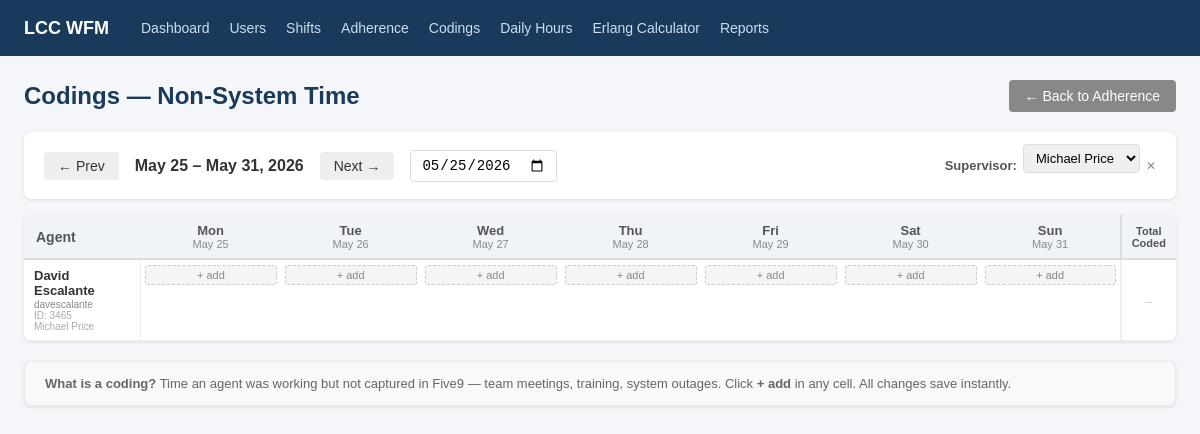
The app's page /adherence/codings/ (signed in), older data.
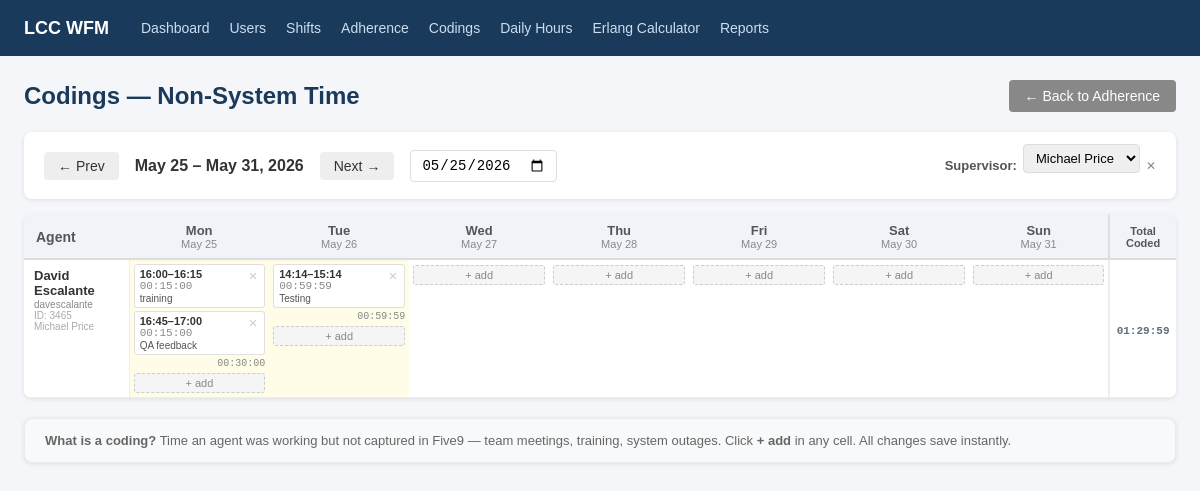
The same page, newer data.
### scheduling/models.py (models this page shows)
class Agent(models.Model):
    ROLE_CHOICES = [
        ('agent', 'Agent'),
        ('admin', 'Admin'),
    ]
    ROLE_TYPE_CHOICES = [
        ('training', 'Training'),
        ('incubation', 'Incubation'),
        ('regular_agent', 'Regular Agent'),
        ('kill_team', 'Kill Team'),
        ('night_shift', 'Night Shift'),
        ('supervisor', 'Supervisor'),
        ('qa', 'QA'),
        ('cs', 'CS'),
        ('testing', 'Testing'),
        ('sms_email', 'SMS/Email'),
        ('admin_training', 'Training'),
        ('coordinator', 'Coordinator'),
    ]
    STATUS_CHOICES = [
        ('active', 'Active'),
        ('inactive', 'Inactive'),
    ]
    user = models.OneToOneField(User, on_delete=models.CASCADE)
    role = models.CharField(max_length=20, choices=ROLE_CHOICES, default='agent')
    role_type = models.CharField(max_length=20, choices=ROLE_TYPE_CHOICES, blank=True)
    status = models.CharField(max_length=10, choices=STATUS_CHOICES, default='active')
    agent_name = models.CharField(max_length=100, blank=True, help_text="Display/call center name")
    employee_id = models.CharField(max_length=50, blank=True, unique=True, null=True)
    start_date = models.DateField(null=True, blank=True)
    termination_date = models.DateField(null=True, blank=True)
    COUNTRY_CODE_CHOICES = [
        ('+1', '+1 (US/Canada)'),
        ('+52', '+52 (Mexico)'),
    ]
    phone_country_code = models.CharField(max_length=5, choices=COUNTRY_CODE_CHOICES, default='+1', blank=True)
    phone_number = models.CharField(max_length=20, blank=True)
    five9_username = models.CharField(max_length=150, blank=True)
    five9_password = models.CharField(max_length=150, blank=True)
    teams_password = models.CharField(max_length=150, blank=True)
    supervisor = models.ForeignKey(
        'self', null=True, blank=True, on_delete=models.SET_NULL, related_name='direct_reports'
    )
    notes = models.TextField(blank=True)
    def __str__(self):
        return self.agent_name or self.user.get_full_name() or self.user.username

### adherence/models.py (models this page shows, shortened)
class Coding(models.Model):
    agent = models.ForeignKey(Agent, on_delete=models.CASCADE, related_name='codings')
    date = models.DateField()
    start_time = models.TimeField()
    end_time = models.TimeField()
    notes = models.TextField(blank=True)
    created_at = models.DateTimeField(auto_now_add=True)
    class Meta:
        ordering = ['date', 'agent', 'start_time']
    def total_seconds_count(self):
        start = datetime.combine(date_type.today(), self.start_time)
        end = datetime.combine(date_type.today(), self.end_time)
        return max(0, int((end - start).total_seconds()))
    def total_hhmmss(self):
        secs = self.total_seconds_count()
        h = secs // 3600
        m = (secs % 3600) // 60
        s = secs % 60
        return f'{h:02d}:{m:02d}:{s:02d}'

### adherence/views.py (the view, shortened to what this page needs)
# urls.py: path('codings/', views.codings_week, name='codings_week'),
@login_required
def codings_week(request):
    week_start = _get_week_start(request)
    week_dates = [week_start + timedelta(days=i) for i in range(7)]
    week_end = week_dates[-1]
    supervisor_id, supervisors = _get_supervisor_filter(request)
    agents = Agent.objects.filter(status='active').select_related('user', 'supervisor__user').order_by(
        'user__last_name', 'user__first_name'
    )
    agents = _apply_supervisor_filter(agents, supervisor_id)
    codings_qs = (
        Coding.objects
        .filter(date__in=week_dates, agent__in=agents)
        .select_related('agent__user')
        .order_by('start_time')
    )
    coding_map = {}
    for c in codings_qs:
        key = (c.agent_id, c.date)
        coding_map.setdefault(key, []).append(c)
    rows = []
    for agent in agents:
        cells = []
        agent_total_seconds = 0
        for day_date in week_dates:
            entries = coding_map.get((agent.pk, day_date), [])
            day_seconds = sum(e.total_seconds_count() for e in entries)
            agent_total_seconds += day_seconds
            cells.append({
                'date': day_date,
                'entries': entries,
                'total_seconds': day_seconds,
            })
        rows.append({
            'agent': agent,
            'cells': cells,
            'total_seconds': agent_total_seconds,
        })
    return render(request, 'adherence/codings.html', {
        'rows': rows,
        'week_dates': week_dates,
        'week_start': week_start,
        'week_end': week_end,
        'prev_week': (week_start - timedelta(days=7)).isoformat(),
        'next_week': (week_start + timedelta(days=7)).isoformat(),
        'supervisors': supervisors,
        'selected_supervisor': str(supervisor_id) if supervisor_id else '',
    })

### adherence/templatetags/adherence_filters.py (called while the page is built)
@register.filter
def seconds_to_hhmmss(value):
    if not value:
        return ''
    try:
        secs = int(value)
        h = secs // 3600
        m = (secs % 3600) // 60
        s = secs % 60
        return f'{h:02d}:{m:02d}:{s:02d}'
    except (ValueError, TypeError):
        return ''

### adherence/views.py (called while the page is built)
def _get_week_start(request):
    today = timezone.localdate()
    default = today - timedelta(days=today.weekday())
    raw = request.GET.get('week_start') or request.POST.get('week_start')
    try:
        ws = date.fromisoformat(raw) if raw else default
        return ws - timedelta(days=ws.weekday())
    except ValueError:
        return default

def _get_supervisor_filter(request):
    supervisors = Agent.objects.filter(
        role_type='supervisor', status='active'
    ).select_related('user').order_by('user__last_name', 'user__first_name')
    if 'supervisor' in request.GET:
        val = request.GET.get('supervisor', '')
        request.session['supervisor_filter'] = val
        return val, supervisors
    return request.session.get('supervisor_filter', ''), supervisors

### templates/adherence/codings.html (shortened to what the changed rows need)
{% extends 'base.html' %}
{% load adherence_filters %}
{% block content %}
<div style="display:flex;justify-content:space-between;align-items:center;margin-bottom:20px;">
    <div style="display:flex;align-items:center;gap:16px;">
        <h1 style="margin:0;">Codings — Non-System Time</h1>
    </div>
</div>
<div class="card" style="overflow-x:auto;padding:0;">
<table style="table-layout:auto;min-width:1000px;border-collapse:collapse;">
    <thead>
        <tr style="background:#f0f4f8;">
            <th style="width:180px;padding:10px 12px;border-bottom:2px solid #ddd;text-align:left;position:sticky;left:0;background:#f0f4f8;z-index:2;">Agent</th>
            {% for d in week_dates %}
            <th style="min-width:140px;padding:8px 6px;border-bottom:2px solid #ddd;text-align:center;">
                <div style="font-weight:700;font-size:13px;">{{ d|date:"D" }}</div>
                <div style="font-weight:400;font-size:11px;color:#888;">{{ d|date:"M d" }}</div>
            </th>
            {% endfor %}
            <th style="width:70px;padding:8px 6px;border-bottom:2px solid #ddd;text-align:center;border-left:2px solid #ddd;font-size:11px;color:#555;">Total<br>Coded</th>
        </tr>
    </thead>
    <tbody>
        {% for row in rows %}
        <tr style="border-bottom:1px solid #e8e8e8;">
            <td style="padding:8px 10px;font-size:13px;font-weight:600;vertical-align:top;position:sticky;left:0;background:white;z-index:1;border-right:1px solid #eee;">
                {{ row.agent }}
                {% if row.agent.five9_username %}<div style="font-size:10px;color:#888;font-weight:400;margin-top:1px;">{{ row.agent.five9_username }}</div>{% endif %}
                {% if row.agent.employee_id %}<div style="font-size:10px;color:#aaa;font-weight:400;">ID: {{ row.agent.employee_id }}</div>{% endif %}
                {% if row.agent.supervisor %}<div style="font-size:10px;color:#aaa;font-weight:400;">{{ row.agent.supervisor }}</div>{% endif %}
            </td>
            {% for cell in row.cells %}
            <td style="padding:4px 4px;vertical-align:top;{% if cell.entries %}background:#fffde7;{% endif %}"
                data-agent="{{ row.agent.pk }}" data-date="{{ cell.date|date:'Y-m-d' }}">
                <div id="cell-entries-{{ row.agent.pk }}-{{ cell.date|date:'Y-m-d' }}">
                {% for entry in cell.entries %}
                <div id="coding-entry-{{ entry.pk }}" style="display:flex;justify-content:space-between;align-items:flex-start;background:white;border:1px solid #e0e0e0;border-radius:3px;padding:3px 5px;margin-bottom:3px;font-size:11px;">
                    <div>
                        <div style="font-weight:600;color:#333;white-space:nowrap;">{{ entry.start_time|time:"H:i" }}–{{ entry.end_time|time:"H:i" }}</div>
                        <div class="entry-duration" style="color:#888;font-family:monospace;font-size:11px;">{{ entry.total_hhmmss }}</div>
                        {% if entry.notes %}<div style="color:#555;font-size:10px;margin-top:1px;">{{ entry.notes|truncatechars:24 }}</div>{% endif %}
                    </div>
                    <button onclick="deleteCoding({{ entry.pk }}, '{{ row.agent.pk }}', '{{ cell.date|date:'Y-m-d' }}')"
                        style="border:none;background:none;color:#ccc;cursor:pointer;font-size:15px;padding:0 2px;line-height:1;" title="Delete">&times;</button>
                </div>
                {% endfor %}
                </div>
                <div id="cell-total-{{ row.agent.pk }}-{{ cell.date|date:'Y-m-d' }}"
                    style="font-size:10px;color:#888;text-align:right;margin-bottom:3px;font-family:monospace;{% if not cell.total_seconds %}display:none;{% endif %}">
                    {{ cell.total_seconds|seconds_to_hhmmss }}
                </div>
                <button id="add-btn-{{ row.agent.pk }}-{{ cell.date|date:'Y-m-d' }}"
                    onclick="toggleAddForm('{{ row.agent.pk }}', '{{ cell.date|date:'Y-m-d' }}')"
                    style="width:100%;font-size:11px;padding:3px;background:#f5f5f5;border:1px dashed #ccc;border-radius:3px;cursor:pointer;color:#888;margin-top:1px;">
                    + add
                </button>
            </td>
            {% endfor %}
            <td style="padding:8px 6px;text-align:center;vertical-align:middle;border-left:2px solid #eee;">
                <span id="row-total-{{ row.agent.pk }}"
                    style="font-size:11px;font-family:monospace;font-weight:{% if row.total_seconds %}600{% else %}400{% endif %};color:{% if row.total_seconds %}#5d6d7e{% else %}#ccc{% endif %};">
                    {{ row.total_seconds|seconds_to_hhmmss|default:"—" }}
                </span>
            </td>
        </tr>
        {% empty %}
        <tr><td colspan="10" style="padding:30px;color:#888;text-align:center;">No active agents found.</td></tr>
        {% endfor %}
    </tbody>
</table>
</div>
{% endblock %}

Row changes from the older to the newer data that the page shows:
computed for Agent "David Escalante": total_seconds|seconds_to_hhmmss "—" → "01:29:59"
added Coding: start_time "16:00", end_time "16:15", total_hhmmss "00:15:00", notes "training"
added Coding: start_time "16:45", end_time "17:00", total_hhmmss "00:15:00", notes "QA feedback", {{ entry.pk }} 1 (drawn)
added Coding: start_time "14:14", end_time "15:14", total_hhmmss "00:59:59", notes "Testing"
Text that changed along with them:
new list line: "00:30:00 + add"
new list line: "00:59:59 + add"
list line gone: "+ add"
